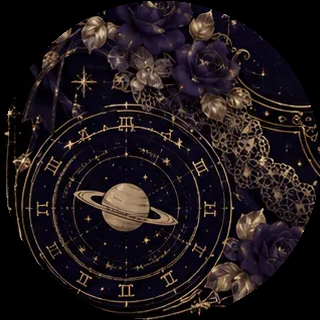
#> input picture archive/cutouts/clock_bl.png, 320 x 320 px, found by its file name; its folder holds 4 pictures in this run
$ python inspect_alpha_shape.py
#> lines starting #> are read from the running program, lines starting #| are printed output that depends on the picture
import cv2
import numpy as np
import os

dir_path = "d:\\gemini-lo-taro\\cutouts"
for f in os.listdir(dir_path):
    if f.endswith(".png"):
        img = cv2.imread(os.path.join(dir_path, f), cv2.IMREAD_UNCHANGED)
#> img is the input picture: shape (320, 320, 4); mean B, G, R, A 25.6, 23, 30.5, 77.9
        if img is None or img.shape[2] < 4:
            continue
        alpha = img[:, :, 3]
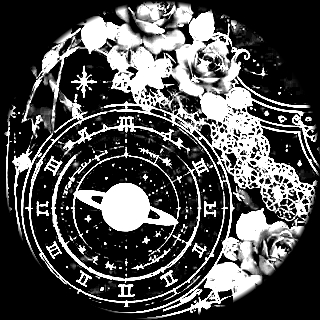
#> alpha: shape (320, 320); min 0, max 255, mean 77.9
        h, w = alpha.shape
#> h = 320; w = 320
        # Count non-transparent pixels in rows
        row_counts = np.sum(alpha > 10, axis=1)
#> row_counts = 320 values, max 204 at index 111, min 0 at index 0, mean 130.1
        col_counts = np.sum(alpha > 10, axis=0)
#> col_counts = 320 values, max 234 at index 126, min 0 at index 0, mean 130.1
        print(f"{f}: row_counts non-zero min={np.min(row_counts)}, max={np.max(row_counts)}, mean={np.mean(row_counts):.1f}")
#| clock_bl.png: row_counts non-zero min=0, max=204, mean=130.1
        # Let's see if the alpha shape is a square block. For example, is there a sub-rectangle that is fully opaque or filled?
        # Let's find the bounding box of non-transparent pixels
        coords = np.argwhere(alpha > 10)
#> coords = 41645 pairs, first value 1 to 319, second value 4 to 319
        if coords.size > 0:
            y_min, x_min = coords.min(axis=0)
#> y_min = 1; x_min = 4
            y_max, x_max = coords.max(axis=0)
#> y_max = 319; x_max = 319
            print(f"  Bounding box of alpha > 10: X [{x_min} to {x_max}] (w={x_max-x_min+1}), Y [{y_min} to {y_max}] (h={y_max-y_min+1})")
#|   Bounding box of alpha > 10: X [4 to 319] (w=316), Y [1 to 319] (h=319)
        else:
            print("  Empty alpha channel!")
#> pass 2 of the loop `for f in os.listdir(dir_path):`:
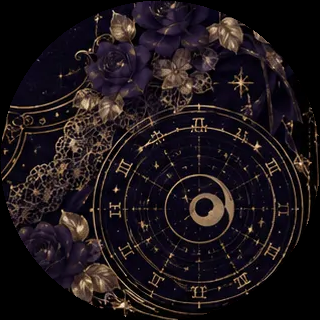
#> input picture archive/cutouts/clock_br.png, 320 x 320 px, found by its file name
#> img is the input picture: shape (320, 320, 4); mean B, G, R, A 25.2, 21.8, 29.2, 76.9
#> `alpha = img[:, :, 3]`:
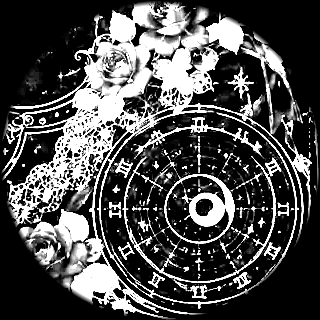
#> alpha: shape (320, 320); min 0, max 255, mean 76.9
#> row_counts = 320 values, max 216 at index 112, min 0 at index 0, mean 134.2
#> col_counts = 320 values, max 231 at index 100, min 0 at index 0, mean 134.2
#| clock_br.png: row_counts non-zero min=0, max=216, mean=134.2
#> coords = 42959 pairs, first value 1 to 319, second value 1 to 318
#> x_min = 1
#> x_max = 318
#|   Bounding box of alpha > 10: X [1 to 318] (w=318), Y [1 to 319] (h=319)
#> pass 3 of the loop `for f in os.listdir(dir_path):`:
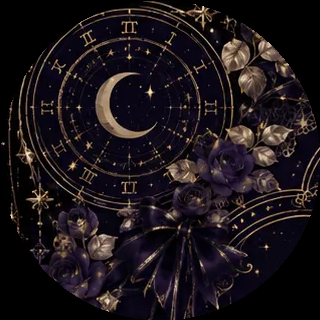
#> input picture archive/cutouts/clock_tl.png, 320 x 320 px, found by its file name
#> img is the input picture: shape (320, 320, 4); mean B, G, R, A 25.2, 21.2, 28, 69.8
#> `alpha = img[:, :, 3]`:
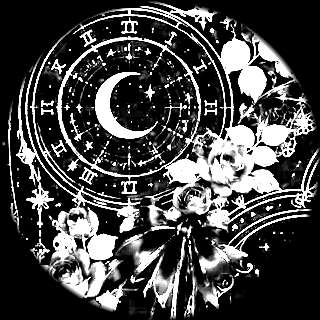
#> alpha: shape (320, 320); min 0, max 255, mean 69.8
#> row_counts = 320 values, max 202 at index 133, min 0 at index 0, mean 124.2
#> col_counts = 320 values, max 209 at index 216, min 0 at index 0, mean 124.2
#| clock_tl.png: row_counts non-zero min=0, max=202, mean=124.2
#> coords = 39735 pairs, first value 1 to 319, second value 2 to 319
#> x_min = 2
#> x_max = 319
#|   Bounding box of alpha > 10: X [2 to 319] (w=318), Y [1 to 319] (h=319)
#> the loop made 4 passes; the first 3 are shown
